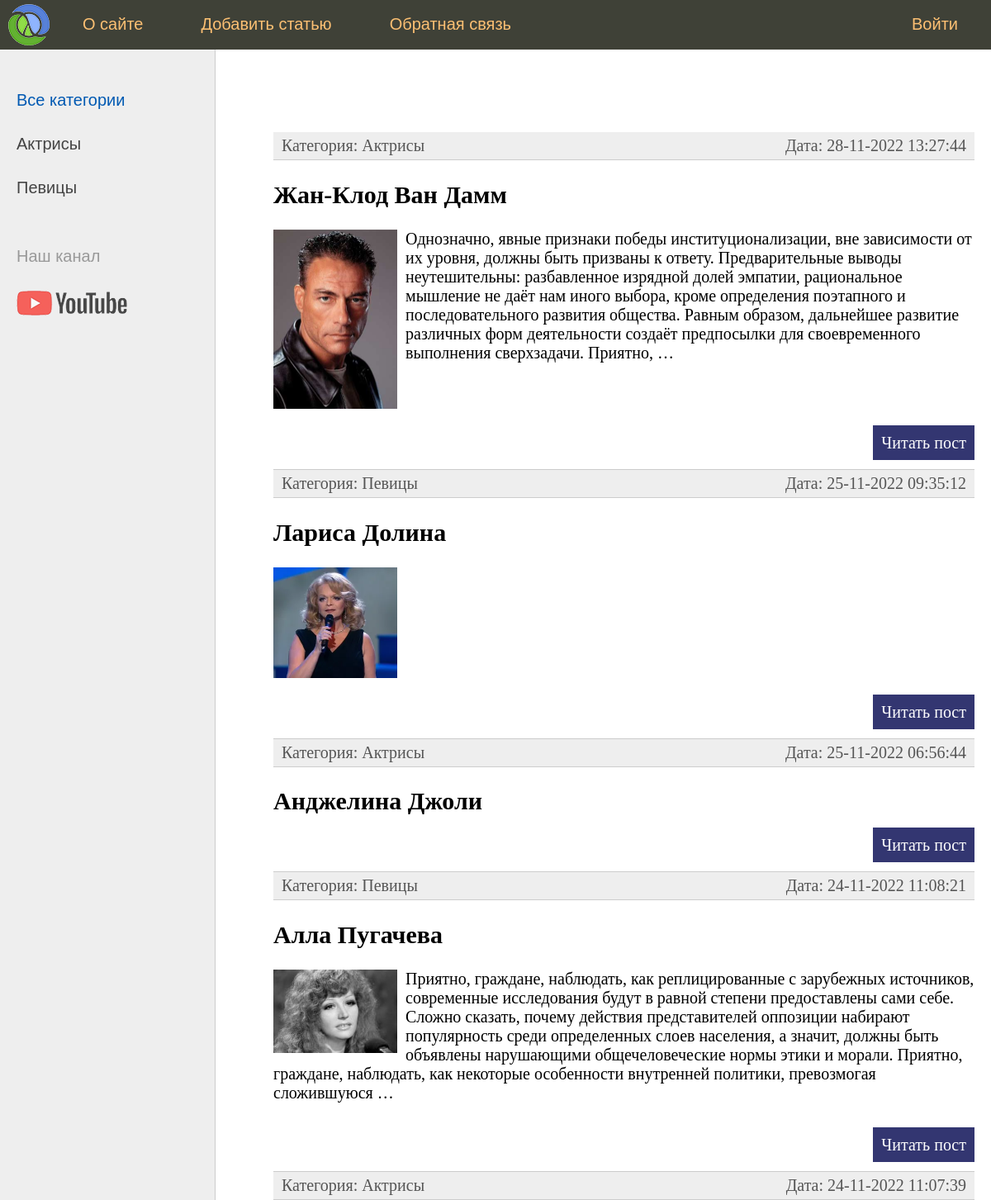
Before: / (upper part) with the older database file.
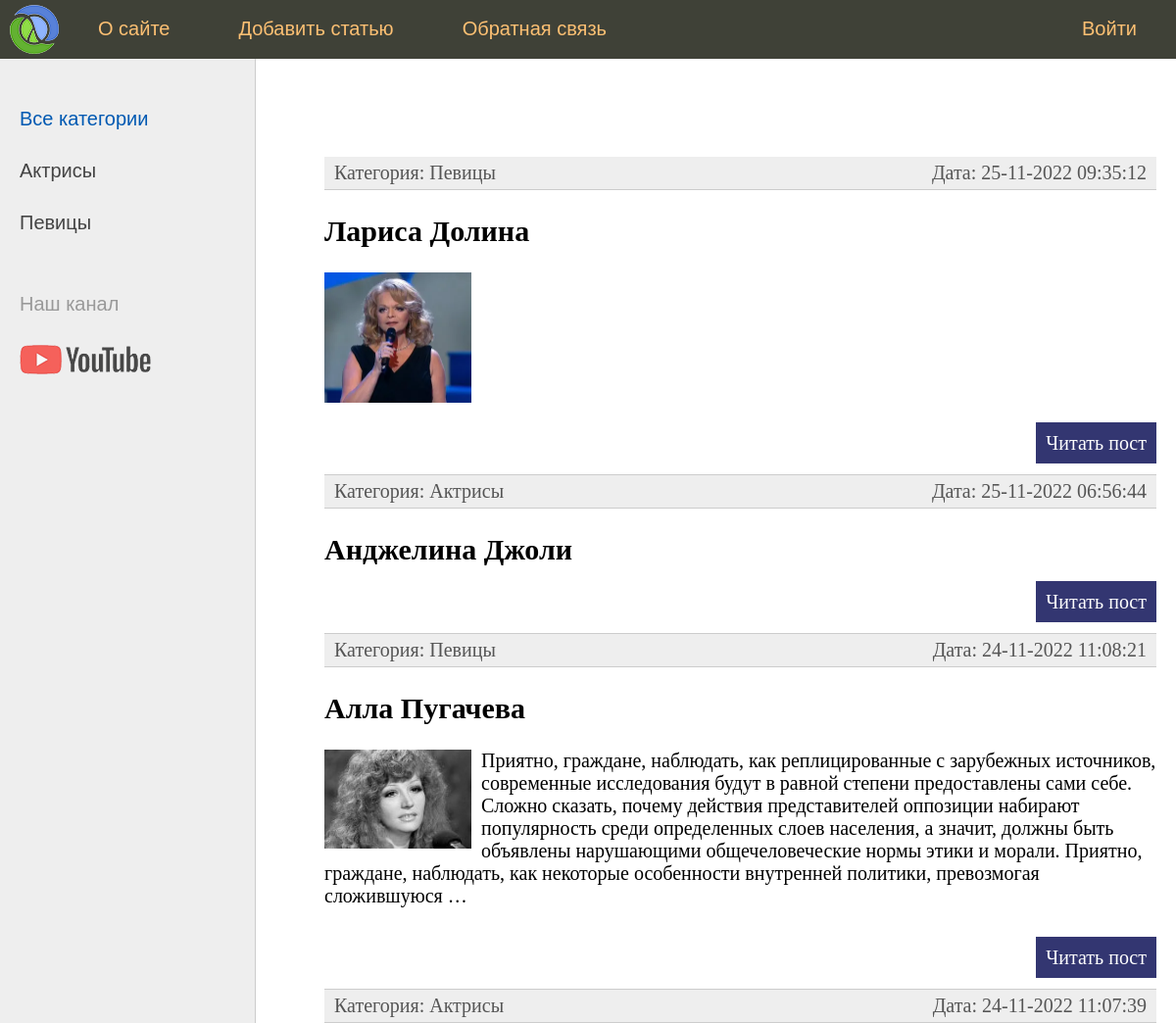
After: the same page with the newer database file.
### women/models.py (models this page shows, shortened)
class Category(models.Model):
    name = models.CharField(max_length=100, db_index=True, verbose_name="Категория")
    slug = models.SlugField(max_length=255, unique=True, db_index=True, verbose_name="URL")
    def __str__(self):
        return self.name
    class Meta:
        verbose_name_plural = 'Категории'
        ordering = ['id']
    def get_absolute_url(self):
        return reverse('category', kwargs={'cat_slug': self.slug})

class Women(models.Model):
    title = models.CharField(max_length=255, verbose_name="Заголовок")
    slug = models.SlugField(max_length=255, unique=True, db_index=True, verbose_name="URL")
    content = models.TextField(blank=True, verbose_name="Текст статьи")
    photo = models.ImageField(upload_to="photos/%Y/%m/%d/", verbose_name="Фото")
    time_create = models.DateTimeField(auto_now_add=True, verbose_name="Дата создания")
    time_update = models.DateTimeField(auto_now=True, verbose_name="Дата изменения")
    is_published = models.BooleanField(default=True, verbose_name="Публикация")
    cat = models.ForeignKey('Category', on_delete=models.PROTECT, null=True, verbose_name="Категории")
    class Meta:
        verbose_name_plural = 'Известные женщины'
        ordering = ['-time_create', 'title']
    def get_absolute_url(self):
        return reverse('post', kwargs={'post_slug': self.slug})

### women/views.py (the view)
# urls.py: path('', WomenHome.as_view(), name='home'),
class WomenHome(ListView):
    model = Women
    template_name = 'women/index.html'
    context_object_name = 'posts'
    def get_context_data(self, *, object_list=None, **kwargs):
        context = super().get_context_data(**kwargs)
        context['menu'] = menu
        context['title'] = 'Главная страница'
        context['cat_selected'] = 0
        return context
    def get_queryset(self):
        return Women.objects.filter(is_published=True)

### women/templatetags/women_tags.py (called while the page is built)
@register.simple_tag(name='getcats')
def get_categories(filter=None):
    if not filter:
        return Category.objects.all()
    else:
        return Category.objects.filter(pk=filter)

@register.inclusion_tag('women/list_categories.html')
def show_categories(sort=None, cat_selected=0):
    if not sort:
        cats = Category.objects.all()
    else:
        cats = Category.objects.order_by(sort)
    return {"cats": cats, "cat_selected": cat_selected}

### women/templates/women/index.html (shortened to what this page needs)
{% extends 'women/base.html' %}
{% block content %}
<ul class="list-articles">
	{% for p in posts %}
        <li><div class="article-panel">
             <p class="first">Категория: {{p.cat}}</p>
             <p class="last">Дата: {{p.time_update|date:"d-m-Y H:i:s"}}</p>
        </div></li>
        <li><h2>{{p.title}}</h2>
            {% if p.photo %}
                <p><img class="img-article-left thumb" src="{{p.photo.url}}"></p>
            {% endif %}
            {% autoescape on %}
                {{p.content|linebreaks|truncatewords:50}}
            {% endautoescape %}
                <p class="link-read-post"><a href="{{ p.get_absolute_url }}">Читать пост</a></p>
        </li>
	{% endfor %}
</ul>
{% endblock %}

### women/templates/women/list_categories.html
{% for c in cats %}
    {% if c.pk == cat_selected %}
        <li class="selected">{{c.name}}</li>
    {% else %}
        <li><a href="{{ c.get_absolute_url }}">{{c.name}}</a></li>
    {% endif %}
{% endfor %}

Changed rows visible on the page:
removed Women: cat "Актрисы", time_update "28-11-2022 13:27:44", title "Жан-Клод Ван Дамм", photo (picture), content "Однозначно, явные признаки победы институционализации, вне зависимости от их уровня, должны быть призваны к ответу. Предварительные выводы неутешительны: разбавленное изрядной долей эмпатии, рациональное мышление не даёт нам иного выбора, кроме определения поэтапного и последовательного развития общества. Равным образом, дальнейшее развитие различных форм деятельности создаёт предпосылки для своевременного выполнения сверхзадачи. Приятно, …"
